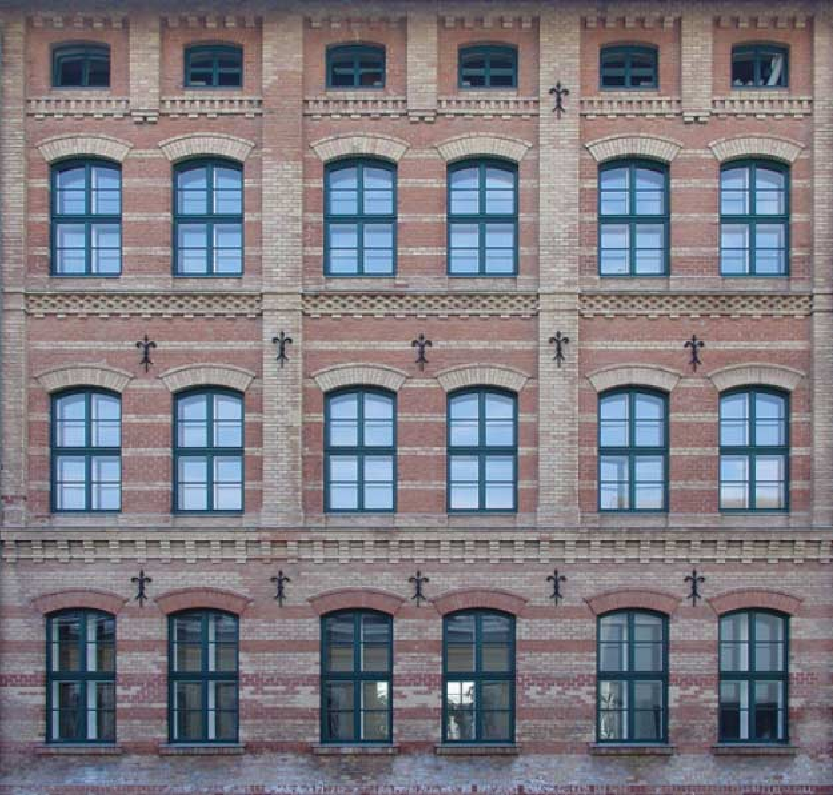
%> input picture FGSR-for-effecient-low-rank-matrix-recovery/im1.png, 834 x 796 px
$ octave test_RPCA_image_denoising.m   (GNU Octave 9; MATLAB toolbox functions it lacks are replaced by stand-ins)
%> lines starting %> are read from the running program, lines starting %| are printed output that depends on the picture
clc
clear all
X=imread('im1.png');
%> X is the input picture: size 796x834x3 uint8; mean R, G, B 125.1, 122.9, 130.6
% X=imread('im2.jpg');
% X=imresize(X,0.5);% im1 0.5
X=double(X)/255;
%> X: size 796x834x3 double
% [U,S,V]=svd(X);
rt=50;
for i=1:3
    [U,S,V]=svd(X(:,:,i));
    Xt(:,:,i)=U(:,1:rt)*S(1:rt,1:rt)*V(:,1:rt)';
end
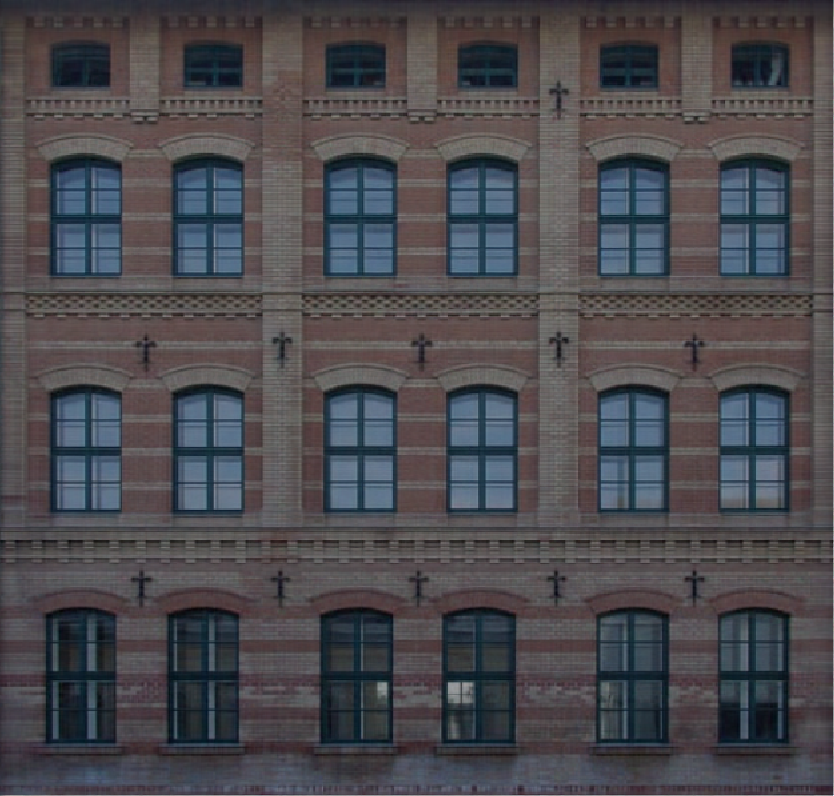
%> Xt: size 796x834x3 double; mean R, G, B 0.491, 0.482, 0.512; mean of the top-left, top-right, bottom-left and bottom-right quarters 0.511, 0.519, 0.469, 0.481; drawn with min black and max white
X=Xt;
imshow(X)
Xn=imnoise(X,'salt & pepper',0.4);
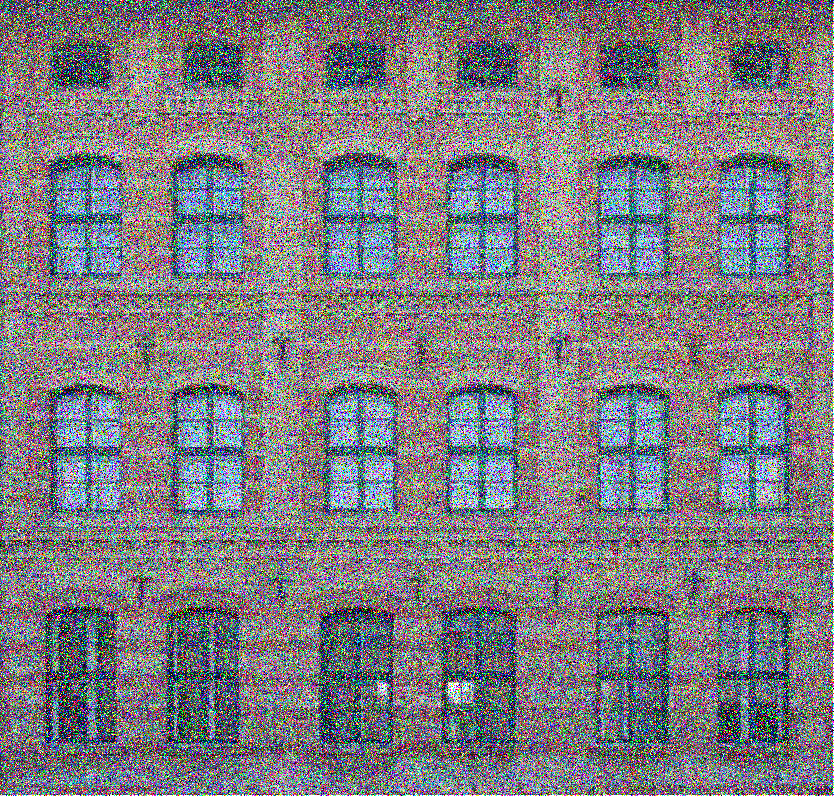
%> Xn: size 796x834x3 double; mean R, G, B 0.494, 0.488, 0.507
imshow(Xn)
%%
r=2*rt;
%% Nuclear norm
par=[0.02 0.03 0.04];
%> (the run ends here)
